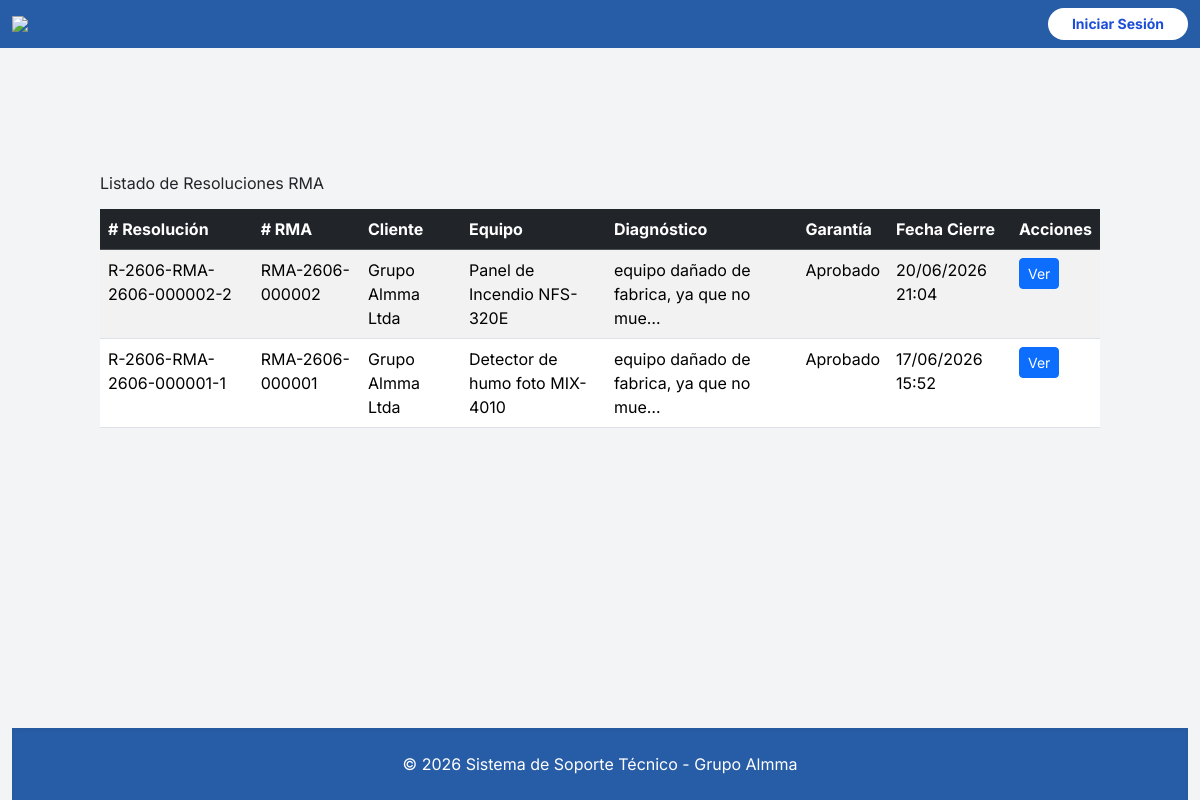
/resoluciones/listar/, run on the app's committed database.
### gestor_rma/models.py (models this page shows, shortened)
class ResolucionRMA(models.Model):
    solicitud = models.OneToOneField(SolicitudRMA, related_name="resolucion", on_delete=models.CASCADE)
    numero_resolucion = models.CharField(max_length=50, null=True, blank=True)
    ingeniero_responsable = models.CharField(max_length=200)
    condicion_fisica = models.CharField(max_length=20, choices=[('bueno','Bueno'), ('regular','Regular'), ('dañado','Dañado')])
    sellos_intactos = models.CharField(max_length=10, choices=[('cerrado','Cerrado'),('abierto','Abierto'),('na','N/A')])
    accesorios_recibidos = models.CharField(max_length=10, choices=[('completo','Completo'),('incompleto','Incompleto'),('na','N/A')])
    descripcion_falla = models.TextField(blank=True)
    observaciones = models.TextField(blank=True)
    diagnostico = models.CharField(max_length=200)
    causa_raiz = models.CharField(max_length=255, blank=True)
    rma_imagen = models.ForeignKey("RMAImagen", on_delete=models.SET_NULL, null=True, blank=True)
    aplica_garantia = models.CharField(max_length=200, choices=[('aprobado','Aprobado'), ('rechazada','Rechazada'), ('rma_fabrica','RMA a Fábrica'), ('no_aplica','No Aplica')])
    motivo_no_garantia = models.TextField(blank=True)
    fecha_cierre = models.DateTimeField(auto_now_add=True)

class SolicitudRMA(models.Model):
    ticket_origen = models.OneToOneField(Ticket, on_delete=models.SET_NULL, null=True, blank=True, related_name="rma" )
    numero_rma = models.CharField(max_length=50, blank=True)
    cliente = models.ForeignKey(cliente, on_delete=models.SET_NULL, null=True, related_name="rmas")
    rut_cliente = models.CharField(max_length=20)
    contacto = models.CharField(max_length=200)
    correo = models.EmailField()
    telefono = models.CharField(max_length=50)
    direccion = models.CharField(max_length=255)
    ciudad = models.ForeignKey(Localidad, on_delete=models.SET_NULL, null=True, blank=True)
    CHOICES_TIPO_DOCUMENTO = [
            ("factura", "Factura"),
            ("nota_venta", "Nota de Venta"),
            ("otro", "Otro"),
        ]
    CHOICES_ESTADO = [
        ('abierto','Abierto'),
        ('en_revision','En Revisión'),
        ('diagnosticado','Diagnosticado'),
        ('cerrado','Cerrado'),
    ]
    tipo_documento = models.CharField(choices=CHOICES_TIPO_DOCUMENTO,max_length=50, blank=True)
    numero_documento = models.CharField(max_length=100, null=True, blank=True)
    estado = models.CharField(max_length=20, choices=CHOICES_ESTADO, default='abierto')
    en_garantia = models.BooleanField(default=False)
    fabricante = models.ForeignKey(Fabricante, on_delete=models.SET_NULL, null=True, blank=True)
    modelo = models.CharField(max_length=100, null=True, blank=True)
    tipo_equipo = models.CharField(max_length=100, null=True, blank=True)
    numero_serie = models.CharField(max_length=100, null=True, blank=True)
    descripcion_falla = models.TextField(null=True, blank=True)
    sellos_intactos = models.CharField(max_length=10, choices=[('cerrado','Cerrado'),('abierto','Abierto'),('na','N/A')])
    accesorios_recibidos = models.CharField(max_length=10, choices=[('completo','Completo'),('incompleto','Incompleto'),('na','N/A')])
    observaciones = models.TextField(blank=True)
    fecha_creacion = models.DateTimeField(auto_now_add=True)
    fecha_respuesta = models.DateTimeField(null=True, blank=True)
    fecha_cierre = models.DateTimeField(null=True, blank=True)

### mantenedor/models.py (models this page shows)
class cliente(models.Model):
    nombre = models.CharField(max_length=200)
    rut = models.CharField(max_length=20, unique=True)
    contacto = models.CharField(max_length=200)
    correo = models.EmailField(max_length=200)
    telefono = models.CharField(max_length=50, null=True, blank=True)
    direccion = models.CharField(max_length=255, null=True, blank=True)
    ciudad = models.ForeignKey('Localidad', on_delete=models.CASCADE, null=True, blank=True)
    def __str__(self):
        return f"{self.nombre}"

### gestor_rma/views.py (the view)
# urls.py: path("resoluciones/listar/", listar_resolucion, name="listar_resolucion"),
def listar_resolucion(request):
    resoluciones = ResolucionRMA.objects.select_related("solicitud").order_by("-id")
    return render(request, "rma/listar_resolucion.html", {
        "resoluciones": resoluciones
    })

### gestion_tickets/context_processors.py (called while the page is built)
def contador_tickets(request):
    if request.user.is_authenticated:
        pendientes = Ticket.objects.filter(estado='abierto').count()
    else:
        pendientes = 0
    return {'tickets_pendientes': pendientes}

### gestor_rma/templates/rma/listar_resolucion.html
{% extends "base/base.html" %}
{% block content %}
<div class="container mt-4">
    <h3 class="mb-3">Listado de Resoluciones RMA</h3>
    <table class="table table-striped table-hover">
        <thead class="table-dark">
            <tr>
                <th># Resolución</th>
                <th># RMA</th>
                <th>Cliente</th>
                <th>Equipo</th>
                <th>Diagnóstico</th>
                <th>Garantía</th>
                <th>Fecha Cierre</th>
                <th>Acciones</th>
            </tr>
        </thead>
        <tbody>
            {% for r in resoluciones %}
            <tr>
                <td>{{ r.numero_resolucion }}</td>
                <td>{{ r.solicitud.numero_rma }}</td>
                <td>{{ r.solicitud.cliente }}</td>
                <td>{{ r.solicitud.tipo_equipo }} {{ r.solicitud.modelo }}</td>
                <td>{{ r.diagnostico|truncatechars:40 }}</td>
                <td>{{ r.get_aplica_garantia_display }}</td>
                <td>{{ r.fecha_cierre|date:"d/m/Y H:i" }}</td>
                <td>
                    <a href="{% url 'detalle_resolucion_rma' r.id %}" class="btn btn-primary btn-sm">
                        Ver
                    </a>
                </td>
            </tr>
            {% empty %}
            <tr>
                <td colspan="8" class="text-center text-muted">No hay resoluciones registradas.</td>
            </tr>
            {% endfor %}
        </tbody>
    </table>
</div>
{% endblock %}

### gestion_tickets/templates/base/base.html (style rules this page uses)
body { font-family: 'Inter', sans-serif; background-color: #f3f4f6; }

### data on the page
ResolucionRMA: numero_resolucion "R-2606-RMA-2606-000002-2", solicitud.numero_rma "RMA-2606-000002", solicitud.cliente "Grupo Almma Ltda", solicitud.tipo_equipo "Panel de Incendio", solicitud.modelo "NFS-320E", diagnostico "equipo dañado de fabrica, ya que no mue…", aplica_garantia "Aprobado", fecha_cierre "20/06/2026 21:04"
ResolucionRMA: numero_resolucion "R-2606-RMA-2606-000001-1", solicitud.numero_rma "RMA-2606-000001", solicitud.cliente "Grupo Almma Ltda", solicitud.tipo_equipo "Detector de humo foto", solicitud.modelo "MIX-4010", diagnostico "equipo dañado de fabrica, ya que no mue…", aplica_garantia "Aprobado", fecha_cierre "17/06/2026 15:52"
